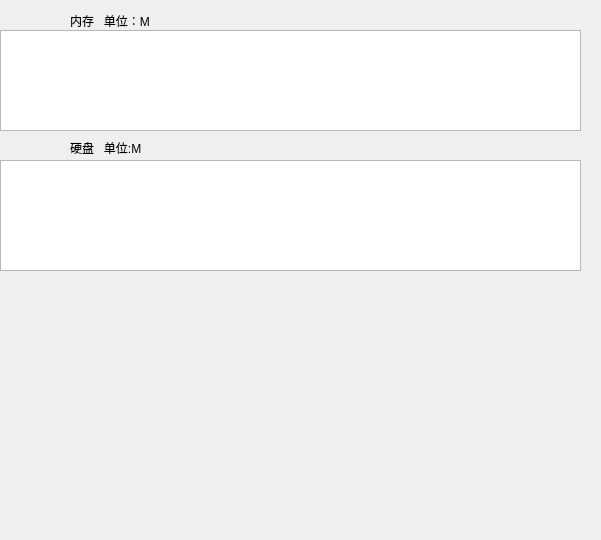
<?xml version="1.0" encoding="UTF-8"?>
<ui version="4.0">
 <class>Form</class>
 <widget class="QWidget" name="Form">
  <property name="geometry">
   <rect>
    <x>0</x>
    <y>0</y>
    <width>601</width>
    <height>540</height>
   </rect>
  </property>
  <property name="windowTitle">
   <string>Form</string>
  </property>
  <widget class="QLabel" name="label">
   <property name="geometry">
    <rect>
     <x>70</x>
     <y>10</y>
     <width>131</width>
     <height>21</height>
    </rect>
   </property>
   <property name="text">
    <string>内存   单位：M</string>
   </property>
  </widget>
  <widget class="QTextBrowser" name="mem">
   <property name="geometry">
    <rect>
     <x>0</x>
     <y>30</y>
     <width>581</width>
     <height>101</height>
    </rect>
   </property>
  </widget>
  <widget class="QLabel" name="label_2">
   <property name="geometry">
    <rect>
     <x>70</x>
     <y>140</y>
     <width>161</width>
     <height>16</height>
    </rect>
   </property>
   <property name="text">
    <string>硬盘   单位:M</string>
   </property>
  </widget>
  <widget class="QTextBrowser" name="hard">
   <property name="geometry">
    <rect>
     <x>0</x>
     <y>160</y>
     <width>581</width>
     <height>111</height>
    </rect>
   </property>
  </widget>
 </widget>
 <resources/>
 <connections/>
</ui>
